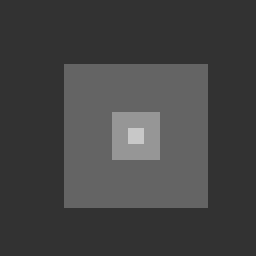
%> input picture trabalho1/ex3/NoisyAndDistortedImages/squares.gif, 256 x 256 px
$ octave --eval "funcRunCompare2squares;"   (GNU Octave 9; MATLAB toolbox functions it lacks are replaced by stand-ins)
%> lines starting %> are read from the running program, lines starting %| are printed output that depends on the picture; long printed decimals are rounded
### trabalho1/ex3/applySpatialHighFilter.m
%
% ISEL - Instituto Superior de Engenharia de Lisboa.
%
% LEIC - Licenciatura em Engenharia Informatica e de Computadores.
% MEIC - Mestrado em Engenharia Informatica e de Computadores.
%
% PIB - Processamento de Imagem e Biometria.
%
% Aplica um Filtro espacial passa-alto.

function If = applySpatialHighFilter(filename, originalFileName)
%> called with filename = 'NoisyAndDistortedImages\squares.gif', originalFileName = 'NoisyAndDistortedImages\squares_1.bmp'

    if nargin==0
         filename =  'NoisyAndDistortedImages\squares_1.bmp';
         originalFileName = 'NoisyAndDistortedImages\squares.gif';
    end
	% Ler a imagem a partir do ficheiro.
	I = imread(filename);
%> I is the input picture: size 256x256 uint8; min 50, max 200, mean 67.8
    Io = imread(originalFileName);
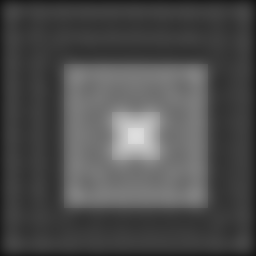
%> input picture trabalho1/ex3/NoisyAndDistortedImages/squares_1.bmp, 256 x 256 px
%> Io is the input picture: size 256x256 uint8; min 21, max 221, mean 76.9
    % Dete玢o de contornos por diferentes m閠odos.
    H = fspecial('laplacian');
    I2 = imfilter(I,H);
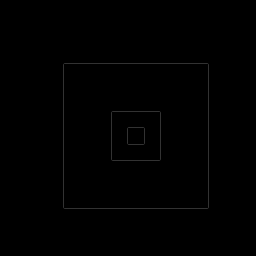
%> I2: size 256x256 uint8; min 0, max 50, mean 0.6
    If = Io + I2;
%     figure(); set(gcf,'Name', 'Filter');
%     subplot(121); imagesc(I); title(' Image ' ); colormap('gray');
%     subplot(122); imagesc(If); axis tight; title(' Image 6' ); %colorbar;
%     impixelinfo;

end

### trabalho1/ex3/compare2images.m
%
% ISEL - Instituto Superior de Engenharia de Lisboa.
%
% LEIC - Licenciatura em Engenharia Informatica e de Computadores.
% MEIC - Mestrado em Engenharia Informatica e de Computadores.
%
% PIB - Processamento de Imagem e Biometria.
%
% compara as duas imagens recebidas segundo o seu brilho, contraste,
% entropia, MSE e MAE.

function compare2images(originalFile, actualFile)
%> called with originalFile = 'NoisyAndDistortedImages\squares.gif'

    if nargin==0
         originalFile = 'NoisyAndDistortedImages\circles.bmp';
         actualFile = 'NoisyAndDistortedImages\circles_1.bmp';
    end

    % Ler a imagem a partir do ficheiro.
    I1 = imread(originalFile);
    I2 = imread(actualFile);

    % Obter as dimens鮡s (resolu玢o da imagem).
    [M, N] = size(I1);
%> M = 256; N = 256
    vmed1 = sum(sum(I1)) / (M*N);
%> vmed1 = 67.77
    [M, N] = size(I2);
    vmed2 = sum(sum(I2)) / (M*N);
%> vmed2 = 77.52
    difBrightness = vmed1 - vmed2;
%> difBrightness = -9.75

    vmin1 = min(min(I1));
%> vmin1 = 50
    vmax1 = max(max(I1));
%> vmax1 = 200
    contrastI1 = 20*log10((double(vmax1+1))/(double(vmin1+1)));
%> contrastI1 = 11.91
    vmin2 = min(min(I1));
%> vmin2 = 50
    vmax2 = max(max(I1));
%> vmax2 = 200
    contrastI2 = 20*log10((double(vmax2+1))/(double(vmin2+1)));
%> contrastI2 = 11.91
    difContrast = contrastI1 - contrastI2;
%> difContrast = 0

    entropyI1 = entropy(I1);
%> entropyI1 = 1.08
    entropyI2 = entropy(I2);
%> entropyI2 = 5.67
    difEntropy = entropyI1 - entropyI2;
%> difEntropy = -4.59

    info = imfinfo(originalFile);
    M = info.Width;
    N = info.Height;

    MSE = 0;
    for c = 1:1:(M)
        for r = 1:1:(N)
            MSE = MSE + square(double(I1(r,c))-double(I2(r,c)));
        end
    end
%> after the loop, MSE = 690
    MSE = MSE/(M*N);
%> MSE = 0.0105

    MAE = 0;
    for c = 1:1:(M)
        for r = 1:1:(N)
            MAE = MAE + abs(double(I1(r,c))-double(I2(r,c)));
        end
    end
%> after the loop, MAE = 748055
    MAE = MAE/(M*N);
%> MAE = 11.41
    disp(actualFile);
    disp(['dif brilho = ' num2str(difBrightness)]);
%| dif brilho = -9.7495
    disp(['dif contraste = ' num2str(difContrast)]);
%| dif contraste = 0
    disp(['dif entropia = ' num2str(difEntropy)]);
%| dif entropia = -4.5947
    disp(['dif MSE = ' num2str(MSE)]);
%| dif MSE = 0.01053
    disp(['dif MAE= ' num2str(MAE)]);
%| dif MAE= 11.4144
    disp(' ');
    %figure;
    %imshowpair(I1, I2,'diff');

end

### trabalho1/ex3/callCompare.m
%
% ISEL - Instituto Superior de Engenharia de Lisboa.
%
% LEIC - Licenciatura em Engenharia Informatica e de Computadores.
% MEIC - Mestrado em Engenharia Informatica e de Computadores.
%
% PIB - Processamento de Imagem e Biometria.
%
% Esta fun玢o chama gera a nova imagem e compara-a com a original

function callCompare (If, image, folder, image2comapreName, ext)
    newImageName = strcat(folder, image2comapreName, 'spacial', ext);
    imwrite(uint8(If), newImageName);
    compare2images(image, newImageName);
end

### trabalho1/ex3/funcRunCompare2squares.m
%
% ISEL - Instituto Superior de Engenharia de Lisboa.
%
% LEIC - Licenciatura em Engenharia Informatica e de Computadores.
% MEIC - Mestrado em Engenharia Informatica e de Computadores.
%
% PIB - Processamento de Imagem e Biometria.
%
% Remover o ruido da imagem com um filtro espacial linear passa alto
% guardando a imagem reparada
% compará-la com a imagem original.

function funcRunCompare2squares()

    % Fechar todas as janelas de figuras.
    close all;

    % Limpar a consola.
    clc;

    ext = '.bmp';
    exto = '.gif';
    folder = 'NoisyAndDistortedImages\';
    imageName = 'squares';
    image = (strcat(folder,imageName, exto));

    image2comapreName = 'squares_1';
	image2Compare = (strcat(folder,image2comapreName, ext));
	If = applySpatialHighFilter(image,image2Compare);
    close all;

	callCompare (If, image, folder, image2comapreName, ext);

	image2comapreName = 'squares_2';
	image2Compare = (strcat(folder,image2comapreName, ext));
	If = applySpatialHighFilter(image, image2Compare);
%> the run ends on the next line
	callCompare (If, image, folder, image2comapreName, ext);

	image2comapreName = 'squares_3';
	image2Compare = (strcat(folder,image2comapreName, ext));
	If = applySpatialHighFilter(image, image2Compare);
	callCompare (If, image, folder, image2comapreName, ext);

	image2comapreName = 'squares_4';
	image2Compare = (strcat(folder,image2comapreName, ext));
	If = applySpatialHighFilter(image, image2Compare);
	callCompare (If, image, folder, image2comapreName, ext);

	image2comapreName = 'squares_5';
	image2Compare = (strcat(folder,image2comapreName, ext));
	If = applySpatialHighFilter(image, image2Compare);
	callCompare (If, image, folder, image2comapreName, ext);

end
